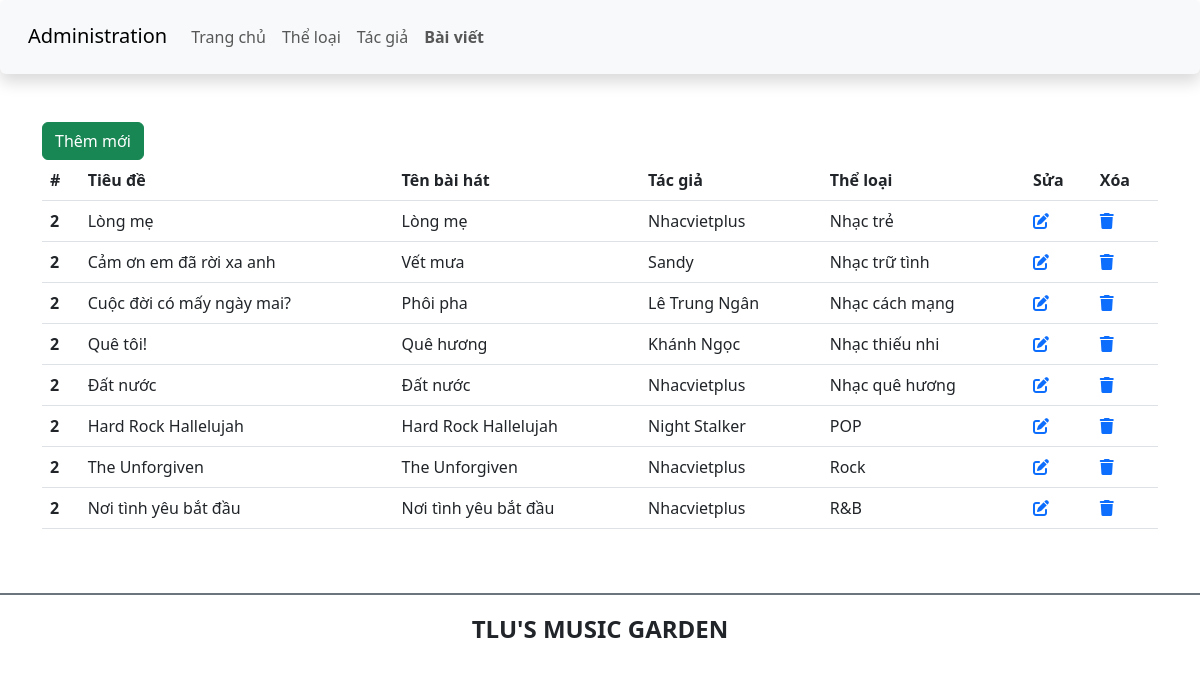
Screenshot of /admin/article.php with the database file from the repository.
### tables this page shows
CREATE TABLE `baiviet` (
  `ma_bviet` int(10) UNSIGNED NOT NULL,
  `tieude` varchar(200) NOT NULL,
  `ten_bhat` varchar(100) NOT NULL,
  `ma_tloai` int(10) UNSIGNED NOT NULL,
  `tomtat` text NOT NULL,
  `noidung` text DEFAULT NULL,
  `ma_tgia` int(10) UNSIGNED NOT NULL,
  `ngayviet` datetime NOT NULL DEFAULT current_timestamp(),
  `hinhanh` varchar(200) DEFAULT NULL
);

CREATE TABLE `tacgia` (
  `ma_tgia` int(10) UNSIGNED NOT NULL,
  `ten_tgia` varchar(100) NOT NULL,
  `hinh_tgia` varchar(100) DEFAULT NULL
);

CREATE TABLE `theloai` (
  `ma_tloai` int(10) UNSIGNED NOT NULL,
  `ten_tloai` varchar(50) NOT NULL,
  `SLBaiViet` int(11) DEFAULT 0
);

### admin/article.php (the view, shortened to what this page needs)
<?php include 'header_ad.php' ?>
<?php
$conn = connectDB();
if ($conn) {
    $sql = "SELECT tieude,ten_bhat,ten_tgia,ten_tloai FROM baiviet bv JOIN theloai tl ON tl.ma_tloai = bv.ma_bviet JOIN tacgia tg ON tg.ma_tgia = bv.ma_tgia";
    $stmt = $conn->prepare($sql);
    $stmt->execute();
    $stories= $stmt->fetchAll();
} else {
    echo 'Connection failure!';
}
?>
<main class="container mt-5 mb-5">
    <div class="row">
        <div class="col-sm">
            <a href="add_category.php" class="btn btn-success">Thêm mới</a>
            <table class="table">
                <thead>
                <tr>
                    <th scope="col">#</th>
                    <th scope="col">Tiêu đề</th>
                    <th scope="col">Tên bài hát</th>
                    <th scope="col">Tác giả</th>
                    <th scope="col">Thể loại</th>
                    <th>Sửa</th>
                    <th>Xóa</th>
                </tr>
                </thead>
                <tbody>
                <?php
                foreach ($stories as $index =>$story) {
                    echo '
                        <tr>
                            <th scope="row">2</th>
                            <td>'.$story["tieude"].'</td>
                            <td>'.$story["ten_bhat"].'</td>
                            <td>'.$story["ten_tgia"].'</td>
                            <td>'.$story["ten_tloai"].'</td>
                            <td>
                                <a href="edit_category.php?id=2"><i class="fa-solid fa-pen-to-square"></i></a>
                            </td>
                            <td>
                                <a href=""><i class="fa-solid fa-trash"></i></a>
                            </td>
                        </tr>
                     ';
                }
                ?>
                </tbody>
            </table>
        </div>
    </div>
</main>
<?php include 'footer_ad.php' ?>

### rows the page displays
baiviet: tieude "Lòng mẹ", ten_bhat "Lòng mẹ", ma_tgia.ten_tgia "Nhacvietplus", theloai.ten_tloai "Nhạc trẻ"
baiviet: tieude "Cảm ơn em đã rời xa anh", ten_bhat "Vết mưa", ma_tgia.ten_tgia "Sandy", ma_tloai.ten_tloai "Nhạc trữ tình"
baiviet: tieude "Cuộc đời có mấy ngày mai?", ten_bhat "Phôi pha", ma_tgia.ten_tgia "Lê Trung Ngân", theloai.ten_tloai "Nhạc cách mạng"
baiviet: tieude "Quê tôi!", ten_bhat "Quê hương", ma_tgia.ten_tgia "Khánh Ngọc", theloai.ten_tloai "Nhạc thiếu nhi"
baiviet: tieude "Đất nước", ten_bhat "Đất nước", ma_tgia.ten_tgia "Nhacvietplus", ma_tloai.ten_tloai "Nhạc quê hương"
baiviet: tieude "Hard Rock Hallelujah", ten_bhat "Hard Rock Hallelujah", ma_tgia.ten_tgia "Night Stalker", theloai.ten_tloai "POP"
baiviet: tieude "The Unforgiven", ten_bhat "The Unforgiven", ma_tgia.ten_tgia "Nhacvietplus", ma_tloai.ten_tloai "Rock"
baiviet: tieude "Nơi tình yêu bắt đầu", ten_bhat "Nơi tình yêu bắt đầu", ma_tgia.ten_tgia "Nhacvietplus", theloai.ten_tloai "R&B"
